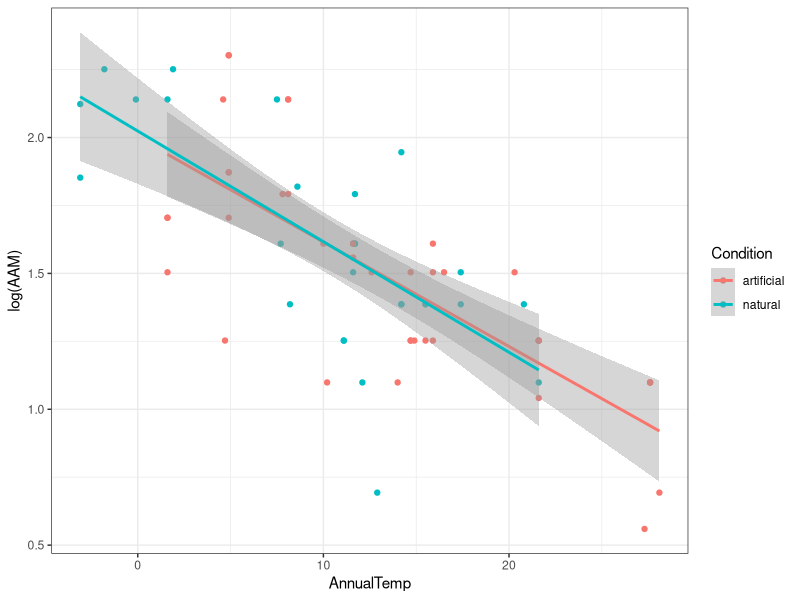
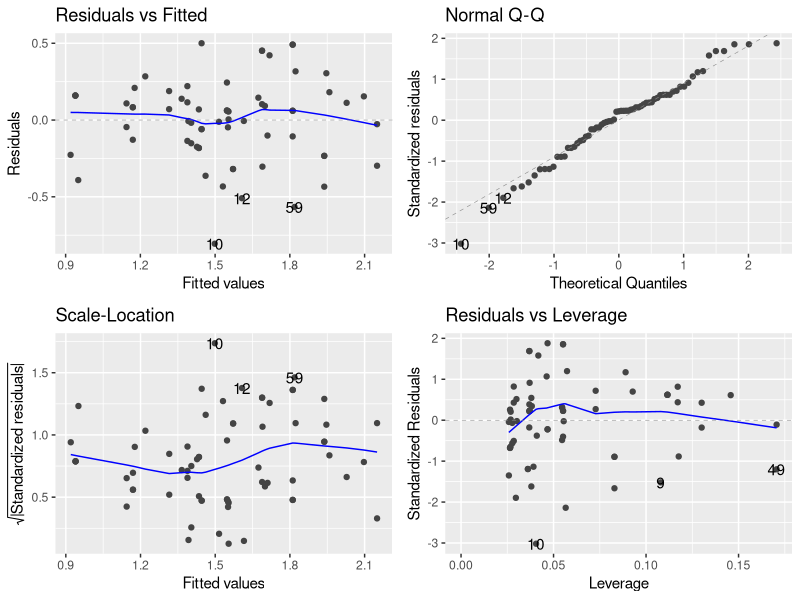
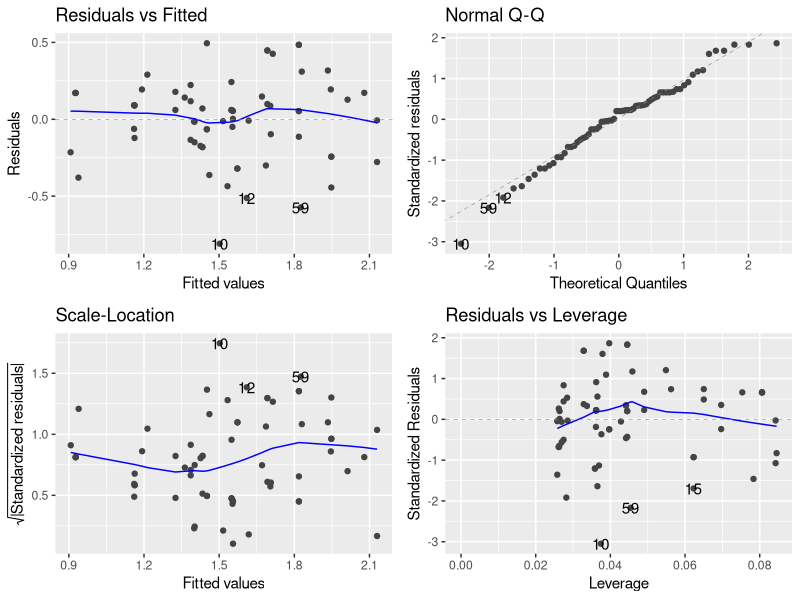

Here is the R script that generated these plots, in order: (Note: this script raises an error after producing the figures.)
#' This script is used to conduct individual and grouped species regression for
#' all Asian carp species. We use sub-sampling to determine
#' 
#' 1. if for each species (or combined), the slope is significantly different between
#'    artificial and natural conditions.
#' 
#' 2. if the results for asian carp are similiar to that of black carp.

library(dplyr)
library(ggplot2)
library(ggfortify)

## Import data
asian.carp <- read.csv("asian carp final.csv")
asian.carp$Condition <- as.factor(asian.carp$Condition)
str(asian.carp)

## Separate by species
Grass <- asian.carp[asian.carp$Species=="Grass",]
Bighead <- asian.carp[asian.carp$Species=="Bighead",]
Silver <- asian.carp[asian.carp$Species=="Silver",]
Big.sil <- rbind(Bighead, Silver) # combine the two groups

## Create a data frame to store all the final results
results.final <- matrix(NA,3,6)
colnames(results.final) <- c("slope.artificial", "intercept.artificial", 
                             "slope.natural", "intercept.natural",
                             "p value", "R^2")
rownames(results.final) <- c("asian", "big and silver", "grass")



#### Grouped species regression ####

## Keep only the Natural and Artificial conditions
asian.carp.clean <- asian.carp %>% 
  filter(Condition %in% c("natural", "artificial"))


## Preliminary analyses
# Plot the results (did not account for spatial autocorrelation)
ggplot(asian.carp.clean, aes(x = AnnualTemp, y = log(AAM), color = Condition))+
  geom_point()+
  geom_smooth(method = "lm")+
  theme_bw()

# Pure ANCOVA without accounting for spatial autocorrelation
# Interaction model
asian.mod <- lm(log(AAM)~AnnualTemp*Condition, data = asian.carp.clean)
anova(asian.mod)
summary(asian.mod)
autoplot(asian.mod)


# Linear addictive model
asian.linear <- lm(log(AAM)~AnnualTemp+Condition, data = asian.carp.clean)
anova(asian.linear)
summary(asian.linear)
autoplot(asian.linear)

asian <- lm(log(AAM)~AnnualTemp, data = asian.carp.clean)
summary(asian)

AIC(asian.mod)
AIC(asian.linear)
AIC(asian)


## Create a matrix to store the results over the sub-sampling
results.raw <- matrix(NA,100,6)
colnames(results.raw) <- c("slope.artificial", "intercept.artificial", 
                           "slope.natural", "intercept.natural",
                           "p value", "R^2")


## Sub-sampling to avoid spatial autocorrelation
table(asian.carp.clean$Code)

# Sub-sample and run regression for 1000 times
for(i in 1:nrow(results.raw)) {
  # sub-sample by location
  sub <- asian.carp.clean %>% group_by(Code) %>% sample_n(size=1)
  # run regression
  reg <- lm(log(sub$AAM)~sub$AnnualTemp*sub$Condition)
  values <- summary(reg)
  results.raw[i,1]<-values$coef[2,1] # slope for artificial
  results.raw[i,2]<-values$coef[1,1] # intercept for artificial
  results.raw[i,3]<-values$coef[2,1] + values$coef[4,1] # slope for natural
  results.raw[i,4]<-values$coef[1,1] + values$coef[3,1] # intercept for natural
  results.raw[i,5]<-values$coef[2,4] # p value for the AAM ~ temp relationship
  results.raw[i,6]<-values$adj.r.squared # R2
}

# Take the mean of only the unique possibilities for slope, intercept, R2
results.final[1,1] <- mean(unique(results.raw[,"slope.artificial"]))
results.final[1,2] <- mean(unique(results.raw[,"intercept.artificial"]))
results.final[1,3] <- mean(unique(results.raw[,"slope.natural"]))
results.final[1,4] <- mean(unique(results.raw[,"intercept.natural"]))
results.final[1,6] <- mean(unique(results.raw[,"R^2"]))

# Count the number of times when p value is greater than 0.05
results.final[1,5] <- sum(results.raw[,"p value"] > 0.05)

summary(reg)

## Plot the two lines
# Create two functions corresponding to the lines
func.natural <- function(x) { results.line[1,1] * x + results.line[1,2] }
func.artificial <- function(x) { results.line[1,1] * x + results.line[1,2] }

curve(func.natural, from = 0, to = 30, col = 2)
curve(func.artificial, from = 0, to = 30, col = 3, add = TRUE)



#### Individual species regression (Silver and bighead carp) ####

Big.sil <- Big.sil %>% 
  filter(Condition %in% c("natural", "artificial"))


## Preliminary plotting (with no autocorrelation)
ggplot(Big.sil, mapping = aes(x = AnnualTemp, y = log(AAM), color = Condition))+
  geom_point()+
  geom_smooth(method = "lm")+
  theme_bw()


## Create a matrix to store the results over the sub-sampling
results.raw <- matrix(NA,100,6)
colnames(results.raw) <- c("slope.artificial", "intercept.artificial", 
                           "slope.natural", "intercept.natural",
                           "p value", "R^2")


## Sub-sampling to avoid spatial autocorrelation
table(Big.sil$Code)

# Sub-sample and run regression for 1000 times
for(i in 1:nrow(results.raw)) {
  # sub-sample by location
  sub <- Big.sil %>% group_by(Code) %>% sample_n(size=1)
  # run regression
  reg <- lm(log(sub$AAM)~sub$AnnualTemp*sub$Condition)
  values <- summary(reg)
  results.raw[i,1]<-values$coef[2,1] # slope for artificial
  results.raw[i,2]<-values$coef[1,1] # intercept for artificial
  results.raw[i,3]<-values$coef[2,1] + values$coef[4,1] # slope for natural
  results.raw[i,4]<-values$coef[1,1] + values$coef[3,1] # intercept for natural
  results.raw[i,5]<-values$coef[2,4] # p value
  results.raw[i,6]<-values$adj.r.squared # R2
}

# Take the mean of only the unique possibilities for slope, intercept, R2
results.final[2,1] <- mean(unique(results.raw[,"slope.artificial"]))
results.final[2,2] <- mean(unique(results.raw[,"intercept.artificial"]))
results.final[2,3] <- mean(unique(results.raw[,"slope.natural"]))
results.final[2,4] <- mean(unique(results.raw[,"intercept.natural"]))
results.final[2,6] <- mean(unique(results.raw[,"R^2"]))

# Count the number of times when p value is greater than 0.05
results.final[2,5] <- sum(results.raw[,"p value"] > 0.05)

## Pure ANCOVA on the non-autocorrelated data
ann.big <- lm(log(AAM)~AnnualTemp*Condition, data = Big.sil)
anova(ann.big)
summary(ann.big)
autoplot(ann.big)



#### Individual species regression (Grass carp) ####

Grass <- Grass %>% 
  filter(Condition %in% c("natural", "artificial"))


## Preliminary plotting (with no autocorrelation)
ggplot(Grass, mapping = aes(x = AnnualTemp, y = log(AAM), color = Condition))+
  geom_point()+
  geom_smooth(method = "lm")+
  theme_bw()


## Create a matrix to store the results over the sub-sampling
results.raw <- matrix(NA,100,6)
colnames(results.raw) <- c("slope.artificial", "intercept.artificial", 
                           "slope.natural", "intercept.natural",
                           "p value", "R^2")


## Sub-sampling to avoid spatial autocorrelation
table(Grass$Code)

# Sub-sample and run regression for 1000 times
for(i in 1:nrow(results.raw)) {
  # sub-sample by location
  sub <- Grass %>% group_by(Code) %>% sample_n(size=1)
  # run regression
  reg <- lm(log(sub$AAM)~sub$AnnualTemp*sub$Condition)
  values <- summary(reg)
  results.raw[i,1]<-values$coef[2,1] # slope for artificial
  results.raw[i,2]<-values$coef[1,1] # intercept for artificial
  results.raw[i,3]<-values$coef[2,1] + values$coef[4,1] # slope for natural
  results.raw[i,4]<-values$coef[1,1] + values$coef[3,1] # intercept for natural
  results.raw[i,5]<-values$coef[2,4] # p value
  results.raw[i,6]<-values$adj.r.squared # R2
}

# Take the mean of only the unique possibilities for slope, intercept, R2
results.final[3,1] <- mean(unique(results.raw[,"slope.artificial"]))
results.final[3,2] <- mean(unique(results.raw[,"intercept.artificial"]))
results.final[3,3] <- mean(unique(results.raw[,"slope.natural"]))
results.final[3,4] <- mean(unique(results.raw[,"intercept.natural"]))
results.final[3,6] <- mean(unique(results.raw[,"R^2"]))

# Count the number of times when p value is greater than 0.05
results.final[3,5] <- sum(results.raw[,"p value"] > 0.05)



#### Sub-sampling for black carp ####
